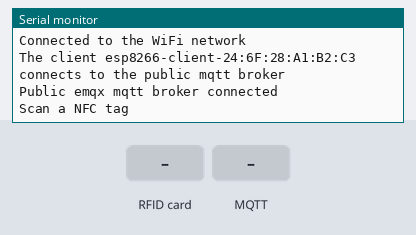
Recording of a program running on a simulated ESP8266 (NodeMCU). On the bench: the last lines printed to the serial monitor. Inputs (shaded band) come from the test bench. WiFi joins after 1.5 s; servers stay silent unless stated; no MQTT or app messages arrive unless stated.

Above: at 2.8 s.
2.9 s: RFID card 83 71 2D 25 held to the reader
At 7.7 s:
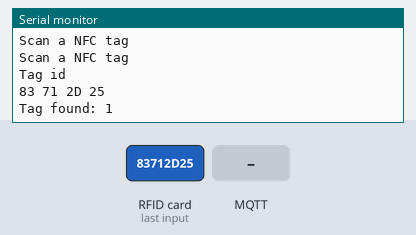
8.1 s: MQTT message "1" arrives on the first subscribed topic
13.1 s: RFID card 5E 7A 19 C4 held to the reader
At 17.8 s:
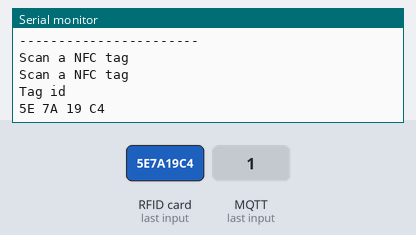

Measured:
- after the input at 2.9 s, the serial monitor: prints a new line after 3.8 s (image 1)
- after the input at 13.1 s, the serial monitor: prints a new line after 3.7 s (image 2)

The program:

main.cpp
```cpp
#include <vector>
#include <Wire.h>
#include <PN532_I2C.h>
#include <PN532.h>
#include <NfcAdapter.h>
#include <ESP8266WiFi.h>
#include <PubSubClient.h>

const char *ssid = "A30s";
const char *password = "dasun531";

const char *mqtt_broker = "broker.emqx.io";
const char *topic = "esp8266/led";
const char *mqtt_username = "emqx";
const char *mqtt_password = "public";
const int mqtt_port = 1883;

PN532_I2C pn532_i2c(Wire);
NfcAdapter nfc = NfcAdapter(pn532_i2c);
WiFiClient espClient;
PubSubClient client(espClient);

String tagId = "None";
std::vector<String> tagIds;

void callback(char *topic, byte *payload, unsigned int length);

void setup()
{
  tagIds.push_back("83 71 2D 25");
  tagIds.push_back("74 01 43 4A");
  tagIds.push_back("64 D0 AD 4A");
  tagIds.push_back("74 88 B1 4A");
  tagIds.push_back("64 B3 9C 4A");
  tagIds.push_back("64 C6 5C 4A");

  Serial.begin(9600);
  WiFi.begin(ssid, password);
  while (WiFi.status() != WL_CONNECTED)
  {
    delay(500);
    Serial.println("Connecting to WiFi..");
  }
  Serial.println("Connected to the WiFi network");

  client.setServer(mqtt_broker, mqtt_port);
  client.setCallback(callback);
  while (!client.connected())
  {
    String client_id = "esp8266-client-";
    client_id += String(WiFi.macAddress());
    Serial.printf("The client %s connects to the public mqtt broker\n", client_id.c_str());
    if (client.connect(client_id.c_str()))
    {
      Serial.println("Public emqx mqtt broker connected");
    }
    else
    {
      Serial.print("failed with state ");
      Serial.print(client.state());
      delay(2000);
    }
  }
  nfc.begin();

  client.subscribe(topic);
}

void callback(char *topic, byte *payload, unsigned int length)
{
  Serial.print("Message arrived in topic: ");
  Serial.println(topic);
  Serial.print("Message:");
  String message;
  for (int i = 0; i < length; i++)
  {
    message += (char)payload[i];
  }
  tagIds.push_back(message);
  for(int i=0; i<tagIds.size(); i++){
    Serial.println(tagIds[i]);
  }
  Serial.println();
  Serial.println("-----------------------");
}

void loop()
{
  client.loop();
  Serial.println("\nScan a NFC tag\n");
  if (nfc.tagPresent())
  {
    NfcTag tag = nfc.read();
    tagId = tag.getUidString();
    Serial.println("Tag id");
    Serial.println(tagId);

    for (int i = 0; i < tagIds.size(); i++)
    {
      if (tagIds[i] == tagId)
      {
        Serial.print("Tag found: ");
        Serial.println(i + 1);
        char msg[10];
        sprintf(msg, "Tag found: %d", i + 1);
        client.publish(topic, msg);
      }
    }
  }
  delay(5000);
}
```
